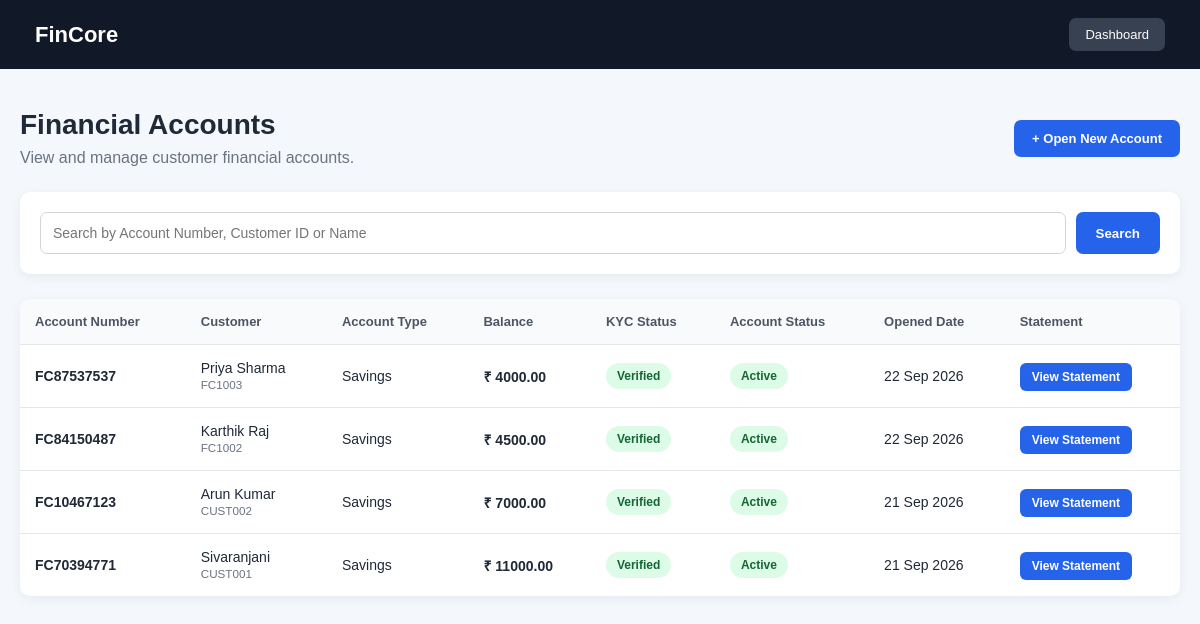
Screenshot of /accounts/list/ (signed in) with the database file from the repository.
### financial_accounts/models.py (models this page shows, shortened)
class FinancialAccount(models.Model):
    ACCOUNT_TYPE_CHOICES = [
        ("Savings", "Savings"),
        ("Current", "Current"),
        ("Fixed Deposit", "Fixed Deposit"),
    ]
    ACCOUNT_STATUS_CHOICES = [
        ("Active", "Active"),
        ("Inactive", "Inactive"),
        ("Closed", "Closed"),
    ]
    account_number = models.CharField(
        max_length=20,
        unique=True
    )
    customer = models.ForeignKey(
        Customer,
        on_delete=models.CASCADE,
        related_name="financial_accounts"
    )
    account_type = models.CharField(
        max_length=30,
        choices=ACCOUNT_TYPE_CHOICES
    )
    balance = models.DecimalField(
        max_digits=15,
        decimal_places=2,
        default=0
    )
    account_status = models.CharField(
        max_length=20,
        choices=ACCOUNT_STATUS_CHOICES,
        default="Active"
    )
    opened_date = models.DateTimeField(
        auto_now_add=True
    )
    updated_at = models.DateTimeField(
        auto_now=True
    )

### customers/models.py (models this page shows, shortened)
class Customer(models.Model):
    GENDER_CHOICES = [
        ("Male", "Male"),
        ("Female", "Female"),
        ("Other", "Other"),
    ]
    KYC_TYPE_CHOICES = [
        ("Aadhaar", "Aadhaar"),
        ("PAN", "PAN"),
        ("Passport", "Passport"),
        ("Driving License", "Driving License"),
        ("Voter ID", "Voter ID"),
    ]
    KYC_STATUS_CHOICES = [
        ("Pending", "Pending"),
        ("Verified", "Verified"),
        ("Rejected", "Rejected"),
    ]
    customer_id = models.CharField(
        max_length=20,
        unique=True
    )
    full_name = models.CharField(
        max_length=150
    )
    date_of_birth = models.DateField(
        null=True,
        blank=True
    )
    gender = models.CharField(
        max_length=10,
        choices=GENDER_CHOICES,
        blank=True
    )
    phone = models.CharField(
        max_length=15
    )
    email = models.EmailField(
        blank=True
    )
    address = models.TextField(
        blank=True
    )
    city = models.CharField(
        max_length=100,
        blank=True
    )
    state = models.CharField(
        max_length=100,
        blank=True
    )
    postal_code = models.CharField(
        max_length=10,
        blank=True
    )
    kyc_type = models.CharField(
        max_length=30,
        choices=KYC_TYPE_CHOICES,
        blank=True
    )
    kyc_number = models.CharField(
        max_length=50,
        blank=True
    )
    kyc_status = models.CharField(
        max_length=20,
        choices=KYC_STATUS_CHOICES,
        default="Pending"
    )
    created_at = models.DateTimeField(
        auto_now_add=True
    )
    updated_at = models.DateTimeField(
        auto_now=True
    )

### financial_accounts/views.py (the view, shortened to what this page needs)
@login_required(login_url="/auth/login/")
def account_list(request):
    search = request.GET.get("search", "")
    accounts = FinancialAccount.objects.select_related(
        "customer"
    ).order_by("-opened_date")
    return render(
        request,
        "account_list.html",
        {
            "accounts": accounts,
            "search": search,
        }
    )

### templates/account_list.html (shortened to what this page needs)
<!DOCTYPE html>
<html lang="en">
<head>
</head>
<body>
<div class="navbar">
    <div class="logo">
        FinCore
    </div>
    <a
        href="/"
        class="back-btn"
    >
        Dashboard
    </a>
</div>
<div class="container">
    <div class="header">
    <div style="
        display: flex;
        justify-content: space-between;
        align-items: center;
        gap: 15px;
        flex-wrap: wrap;
    ">
        <div>
            <h1>Financial Accounts</h1>
            <p>
                View and manage customer financial accounts.
            </p>
        </div>
        <a
            href="/accounts/register/"
            style="
                text-decoration: none;
                background: #2563eb;
                color: white;
                padding: 11px 18px;
                border-radius: 7px;
                font-size: 13px;
                font-weight: bold;
            "
        >
            + Open New Account
        </a>
    </div>
</div>
    <div class="search-box">
        <form method="GET">
            <input
                type="text"
                name="search"
                value="{{ search }}"
                placeholder="Search by Account Number, Customer ID or Name"
            >
            <button
                type="submit"
                class="search-btn"
            >
                Search
            </button>
        </form>
    </div>
    <div class="table-container">
        <table>
            <thead>
                <tr>
                    <th>
                        Account Number
                    </th>
                    <th>
                        Customer
                    </th>
                    <th>
                        Account Type
                    </th>
                    <th>
                        Balance
                    </th>
                    <th>
                        KYC Status
                    </th>
                    <th>
                        Account Status
                    </th>
                    <th>
                        Opened Date
                    </th>
                    <th>
                        Statement
                    </th>
                </tr>
            </thead>
            <tbody>
                {% for account in accounts %}
                <tr>
                    <td>
                        <strong>
                            {{ account.account_number }}
                        </strong>
                    </td>
                    <td>
                        {{ account.customer.full_name }}
                        <br>
                        <small style="color:#6b7280;">
                            {{ account.customer.customer_id }}
                        </small>
                    </td>
                    <td>
                        {{ account.account_type }}
                    </td>
                    <td>
                        <strong>
                            ₹ {{ account.balance }}
                        </strong>
                    </td>
                    <td>
                        {% if account.customer.kyc_status == "Verified" %}
                            <span class="status verified">
                                Verified
                            </span>
                        {% elif account.customer.kyc_status == "Rejected" %}
                            <span class="status rejected">
                                Rejected
                            </span>
                        {% else %}
                            <span class="status pending">
                                Pending
                            </span>
                        {% endif %}
                    </td>
                    <td>
                        {% if account.account_status == "Active" %}
                            <span class="status account-active">
                                Active
                            </span>
                        {% elif account.account_status == "Inactive" %}
                            <span class="status account-inactive">
                                Inactive
                            </span>
                        {% else %}
                            <span class="status account-closed">
                                Closed
                            </span>
                        {% endif %}
                    </td>
                    <td>
                        {{ account.opened_date|date:"d M Y" }}
                    </td>
                    <td>
    <a
        href="{% url 'account_statement' account.id %}"
        style="
            text-decoration: none;
            background: #2563eb;
            color: white;
            padding: 7px 12px;
            border-radius: 6px;
            font-size: 12px;
            font-weight: bold;
        "
    >
        View Statement
    </a>
</td>
                </tr>
                {% endfor %}
            </tbody>
        </table>
    </div>
</div>
</body>
</html>

### templates/account_list.html (style rules this page uses)
* { box-sizing: border-box; margin: 0; padding: 0; font-family: Arial, sans-serif; }
body { background: #f4f7fb; color: #1f2937; }
.navbar { background: #111827; color: white; padding: 18px 35px; display: flex; justify-content: space-between; align-items: center; }
.logo { font-size: 22px; font-weight: bold; }
.back-btn { text-decoration: none; color: white; background: #374151; padding: 9px 16px; border-radius: 7px; font-size: 13px; }
.container { max-width: 1200px; margin: 40px auto; padding: 0 20px; }
.header { margin-bottom: 25px; }
.header h1 { font-size: 28px; margin-bottom: 8px; }
.header p { color: #6b7280; }
.search-box { background: white; padding: 20px; border-radius: 10px; margin-bottom: 25px; box-shadow: 0 3px 12px rgba(0,0,0,0.06); }
.search-box form { display: flex; gap: 10px; }
.search-box input { flex: 1; padding: 12px; border: 1px solid #d1d5db; border-radius: 7px; outline: none; font-size: 14px; }
.search-btn { border: none; background: #2563eb; color: white; padding: 12px 20px; border-radius: 7px; cursor: pointer; font-weight: bold; }
.table-container { background: white; border-radius: 10px; overflow-x: auto; box-shadow: 0 3px 12px rgba(0,0,0,0.06); }
table { width: 100%; border-collapse: collapse; }
th { background: #f9fafb; text-align: left; padding: 15px; font-size: 13px; color: #4b5563; white-space: nowrap; }
td { padding: 15px; border-top: 1px solid #e5e7eb; font-size: 14px; white-space: nowrap; }
.status { display: inline-block; padding: 6px 11px; border-radius: 20px; font-size: 12px; font-weight: bold; }
.verified { background: #dcfce7; color: #166534; }
.account-active { background: #dcfce7; color: #166534; }

### rows the page displays
FinancialAccount: account_number "FC87537537", customer.full_name "Priya Sharma", customer.customer_id "FC1003", account_type "Savings", balance "4000.00", shows "Verified", account_status "Active", opened_date "22 Sep 2026"
FinancialAccount: account_number "FC84150487", customer.full_name "Karthik Raj", customer.customer_id "FC1002", account_type "Savings", balance "4500.00", shows "Verified", account_status "Active", opened_date "22 Sep 2026"
FinancialAccount: account_number "FC10467123", customer.full_name "Arun Kumar", customer.customer_id "CUST002", account_type "Savings", balance "7000.00", shows "Verified", account_status "Active", opened_date "21 Sep 2026"
FinancialAccount: account_number "FC70394771", customer.full_name "Sivaranjani", customer.customer_id "CUST001", account_type "Savings", balance "11000.00", shows "Verified", account_status "Active", opened_date "21 Sep 2026"
